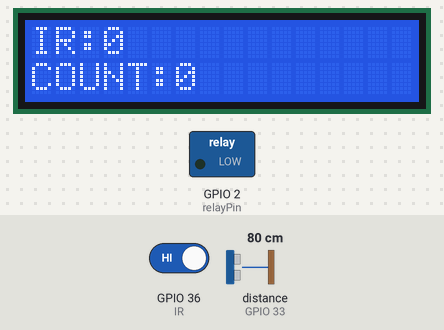
Simulated run of this sketch. Board: ESP32. Parts: 16×2 character LCD, switched loads named in the sketch (green lamp = pin HIGH). Wiring (inferred from the names in the program): ultrasonic range finder: trigger GPIO 32; echo GPIO 33. The inputs (shaded band) are chosen by the test bench; at power-on: GPIO 36 (IR) HIGH, distance to the obstacle (sensor on GPIO 33) 80 cm. The echo pulse lasts 58.3 µs per cm; pins used as bus, display or sensor lines are not drawn.

Above: at 1.2 s.
1.3 s: GPIO 36 (IR) driven LOW
At 2.5 s:
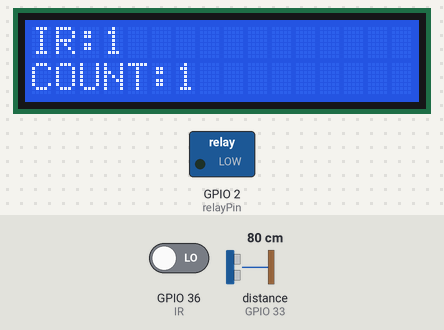
4.5 s: distance to the obstacle (sensor on GPIO 33) set to 34 cm
At 7.6 s:
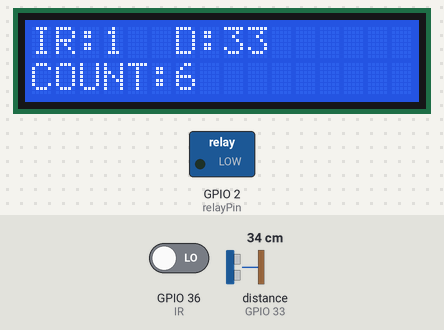
8.6 s: distance to the obstacle (sensor on GPIO 33) set to 27 cm
At 9.6 s:
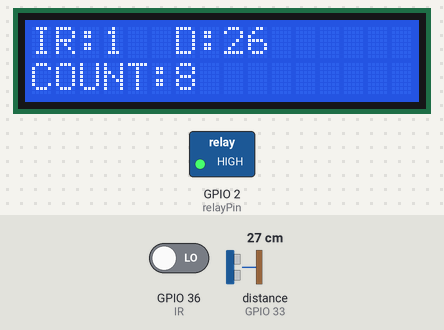
Timing chart, 0 to 18.7 s (numbered marks = the images above; inputs shaded):
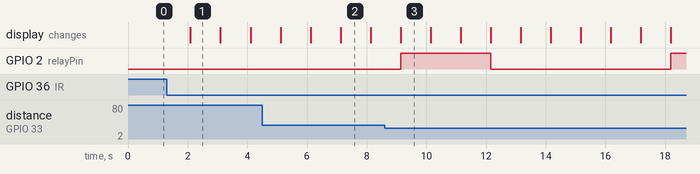

The sketch:

ir_ultrasonic_with_motor4.ino
```cpp
#include <LiquidCrystal.h>
const int rs = 5, en = 18, d4 = 19, d5 = 21, d6 = 22, d7 = 23;
LiquidCrystal lcd(rs, en, d4, d5, d6, d7);

const int IR = 36;
const int relayPin = 2;
const int trigPin = 32;
const int echoPin = 33;

long duration;
int distance;
int sensor;
int count;

void setup()
{
  lcd.begin(16, 2);
  pinMode(IR, INPUT);
  pinMode(relayPin, OUTPUT);
  pinMode(trigPin, OUTPUT);
  pinMode(echoPin, INPUT);
}


void loop()
 {

  sensor = 1 - digitalRead(IR);
   digitalWrite(trigPin, LOW);
    delayMicroseconds(2);
    digitalWrite(trigPin, HIGH);
    delayMicroseconds(10);
    digitalWrite(trigPin, LOW);

    duration = pulseIn(echoPin, HIGH);


    distance = duration * 0.034 / 2;


  lcd.setCursor(0, 0);
  lcd.print("IR:");
  lcd.print(sensor);
  lcd.print("   ");


  if (sensor == 1)
  {
   count=count+1;
  }

  if (count > 10)
  {
    count = 0;
  }


  lcd.setCursor(0, 1);
  lcd.print("COUNT:");
  lcd.print(count);
  lcd.print("      ");


  if (count>5)
   {

     lcd.setCursor(6, 0);
    lcd.print("D:");
    lcd.print(distance);
    lcd.print("      ");


    if (distance<30)
     {
      digitalWrite(relayPin, HIGH);
    }

    else
     {
      digitalWrite(relayPin, LOW);
    }
  }

  else
  {

    lcd.setCursor(6, 0);
    lcd.print("       ");
    digitalWrite(relayPin, LOW);
  }

  delay(1000);
}
```

Measured:
- the behaviour switches between 31 and 30 cm on distance to the obstacle (sensor on GPIO 33) (found by bisection; images 2 and 3)
- after the input at 1.3 s, the display: changes after 0.79 s (image 1)
- after the input at 8.6 s, GPIO 2 (relayPin): LOW → HIGH after 0.54 s, → LOW 3.0 s later, → HIGH 6.0 s later
- what the display in image 1 shows lasts 1.0 s, from 2.1 s to 3.1 s
